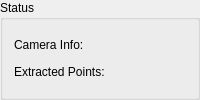
    <widget class="QGroupBox" name="groupBox_5">
     <property name="sizePolicy">
      <sizepolicy hsizetype="Preferred" vsizetype="Maximum">
       <horstretch>0</horstretch>
       <verstretch>0</verstretch>
      </sizepolicy>
     </property>
     <property name="title">
      <string>Status</string>
     </property>
     <layout class="QGridLayout" name="gridLayout_10">
      <item row="1" column="0">
       <widget class="QLabel" name="label_3">
        <property name="sizePolicy">
         <sizepolicy hsizetype="Preferred" vsizetype="Maximum">
          <horstretch>0</horstretch>
          <verstretch>0</verstretch>
         </sizepolicy>
        </property>
        <property name="text">
         <string>Extracted Points:</string>
        </property>
       </widget>
      </item>
      <item row="0" column="0">
       <widget class="QLabel" name="label_38">
        <property name="sizePolicy">
         <sizepolicy hsizetype="Preferred" vsizetype="Maximum">
          <horstretch>0</horstretch>
          <verstretch>0</verstretch>
         </sizepolicy>
        </property>
        <property name="text">
         <string>Camera Info:</string>
        </property>
       </widget>
      </item>
      <item row="1" column="1">
       <widget class="QLabel" name="pointinfo_label">
        <property name="sizePolicy">
         <sizepolicy hsizetype="Minimum" vsizetype="Maximum">
          <horstretch>0</horstretch>
          <verstretch>0</verstretch>
         </sizepolicy>
        </property>
        <property name="text">
         <string/>
        </property>
       </widget>
      </item>
      <item row="0" column="1">
       <widget class="QLabel" name="caminfo_label">
        <property name="sizePolicy">
         <sizepolicy hsizetype="Minimum" vsizetype="Maximum">
          <horstretch>0</horstretch>
          <verstretch>0</verstretch>
         </sizepolicy>
        </property>
        <property name="text">
         <string/>
        </property>
       </widget>
      </item>
     </layout>
    </widget>
